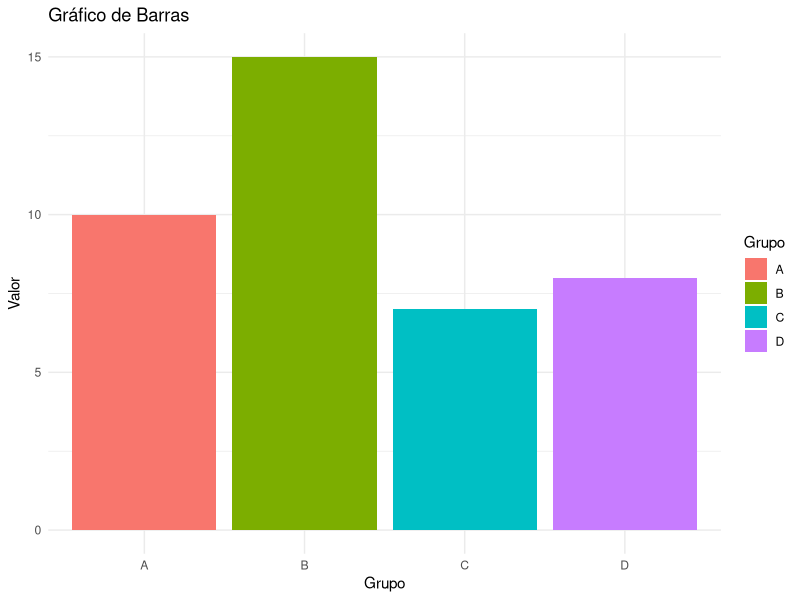

Write R code to recreate this figure.
## ---- chunk 1
# Generando datos ficticios
datos <- data.frame(
  Grupo = c("A", "B", "C", "D"),
  Valor = c(10, 15, 7, 8)
)

# Mostrando los datos
datos
## ---- chunk 2
# Cargando librería para gráficos
library(ggplot2)

# Creando el gráfico
ggplot(datos, aes(x=Grupo, y=Valor, fill=Grupo)) +
  geom_bar(stat="identity") +
  theme_minimal() +
  labs(title="Gráfico de Barras", y="Valor", x="Grupo")
